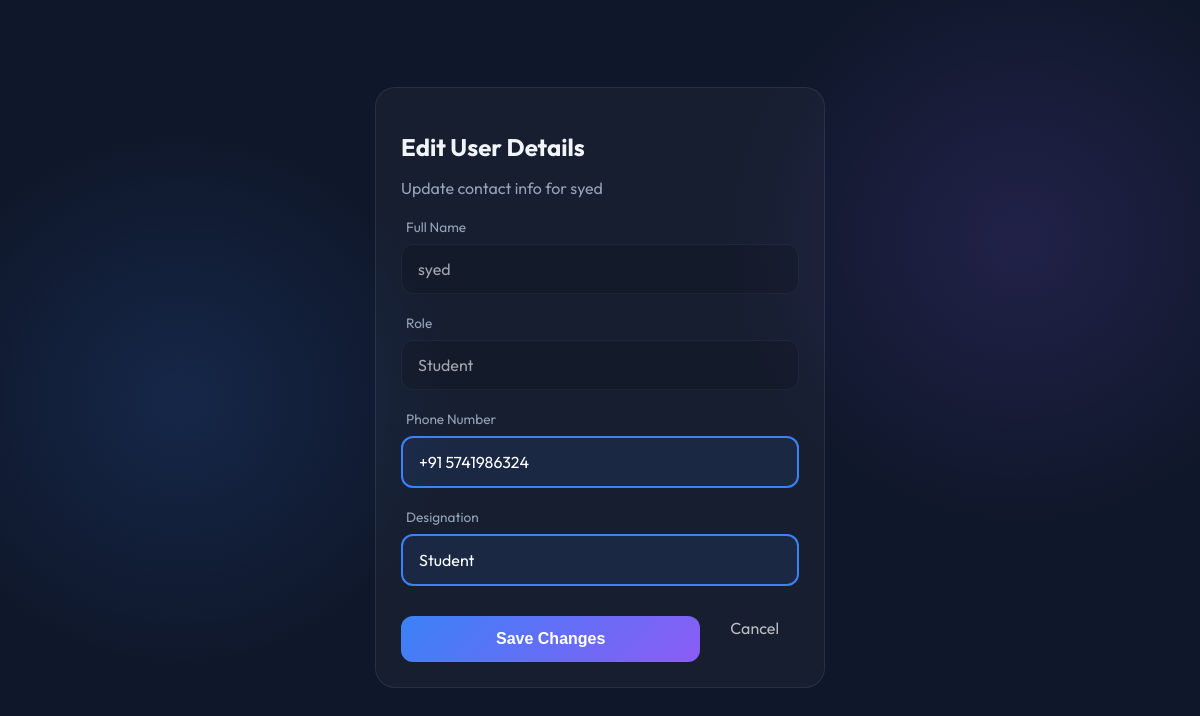
/edit_user.php?id=4 (signed in), run on the app's committed database.
### tables this page shows
CREATE TABLE `users` (
  `id` int(11) NOT NULL,
  `name` varchar(100) NOT NULL,
  `email` varchar(100) NOT NULL,
  `password` varchar(255) NOT NULL,
  `role` enum('admin','teacher','student') NOT NULL,
  `dept_id` int(11) DEFAULT NULL,
  `salary` decimal(10,2) DEFAULT 0.00,
  `fees_due` decimal(10,2) DEFAULT 0.00,
  `phone` varchar(20) DEFAULT NULL,
  `designation` varchar(100) DEFAULT 'Student',
  `profile_pic` varchar(255) DEFAULT NULL
);

### edit_user.php (the view, shortened to what this page needs)
<?php
include 'db.php';
$id = $_GET['id'];
$sql = "SELECT users.*, departments.name as dept_name
        FROM users
        LEFT JOIN departments ON users.dept_id = departments.id
        WHERE users.id=$id";
$result = $conn->query($sql);
$user = $result->fetch_assoc();
?>
<!DOCTYPE html>
<html>
<head>
    <link rel="stylesheet" href="style.css">
</head>
<body>
    <div class="dashboard-container" style="display:flex; justify-content:center; align-items:center; height:100vh;">
        <div class="tech-card" style="width: 450px;">
            <h2 style="margin-bottom: 5px;">Edit User Details</h2>
            <p style="color:var(--text-muted); margin-bottom:20px;">Update contact info for <?php echo $user['name']; ?></p>
            <form method="POST">
                <div class="input-group">
                    <label>Full Name</label>
                    <input type="text" value="<?php echo $user['name']; ?>" disabled style="opacity:0.6; cursor:not-allowed;">
                </div>
                <div class="input-group">
                    <label>Role</label>
                    <input type="text" value="<?php echo ucfirst($user['role']); ?>" disabled style="opacity:0.6; cursor:not-allowed;">
                </div>
                <div class="input-group">
                    <label>Phone Number</label>
                    <input type="text" name="phone" value="<?php echo $user['phone']; ?>" required
                           placeholder="+91..." style="border: 2px solid #3b82f6; background: rgba(59, 130, 246, 0.1);">
                </div>
                <div class="input-group">
                    <label>Designation</label>
                    <input type="text" name="designation" value="<?php echo $user['designation']; ?>" required
                           placeholder="e.g. Student / Senior Lecturer" style="border: 2px solid #3b82f6; background: rgba(59, 130, 246, 0.1);">
                </div>
                <div style="display:flex; gap:10px; margin-top:20px;">
                    <button type="submit" name="update_user" class="btn-tech">Save Changes</button>
                    <a href="user_management.php" style="padding: 12px 20px; color: white; text-decoration: none; opacity: 0.7;">Cancel</a>
                </div>
            </form>
        </div>
    </div>
</body>
</html>

### style.css (style rules this page uses)
:root { --bg-deep: #0f172a; --accent-glow: #3b82f6; --accent-secondary: #8b5cf6; --text-main: #f1f5f9; --text-muted: #94a3b8; --glass-bg: rgba(255, 255, 255, 0.03); --glass-border: rgba(255, 255, 255, 0.08); --input-bg: rgba(0, 0, 0, 0.2); }
* { box-sizing: border-box; }
body { font-family: 'Outfit', sans-serif; margin: 0; background-color: var(--bg-deep); background-image: radial-gradient(circle at 15% 50%, rgba(59, 130, 246, 0.15), transparent 25%), radial-gradient(circle at 85% 30%, rgba(139, 92, 246, 0.15), transparent 25%); color: var(--text-main); height: 100vh; overflow: hidden; }
.input-group { margin-bottom: 20px; text-align: left; }
.input-group label { display: block; color: var(--text-muted); font-size: 0.85rem; margin-bottom: 8px; margin-left: 5px; }
.input-group input { width: 100%; padding: 14px 16px; background: var(--input-bg); border: 1px solid var(--glass-border); border-radius: 12px; color: white; font-family: 'Outfit', sans-serif; font-size: 1rem; transition: all 0.3s ease; }
.btn-tech { width: 100%; padding: 14px; margin-top: 10px; background: linear-gradient(135deg, var(--accent-glow), var(--accent-secondary)); color: white; border: none; border-radius: 12px; font-size: 1rem; font-weight: 600; cursor: pointer; transition: transform 0.2s, box-shadow 0.2s; }
.dashboard-container { display: flex; height: 100vh; }
.tech-card { background: var(--glass-bg); border: 1px solid var(--glass-border); border-radius: 20px; padding: 25px; margin-bottom: 25px; transition: all 0.3s cubic-bezier(0.4, 0, 0.2, 1); position: relative; }

### data on the page
users: name "syed", role "Student", phone "+91 5741986324", designation "Student"
